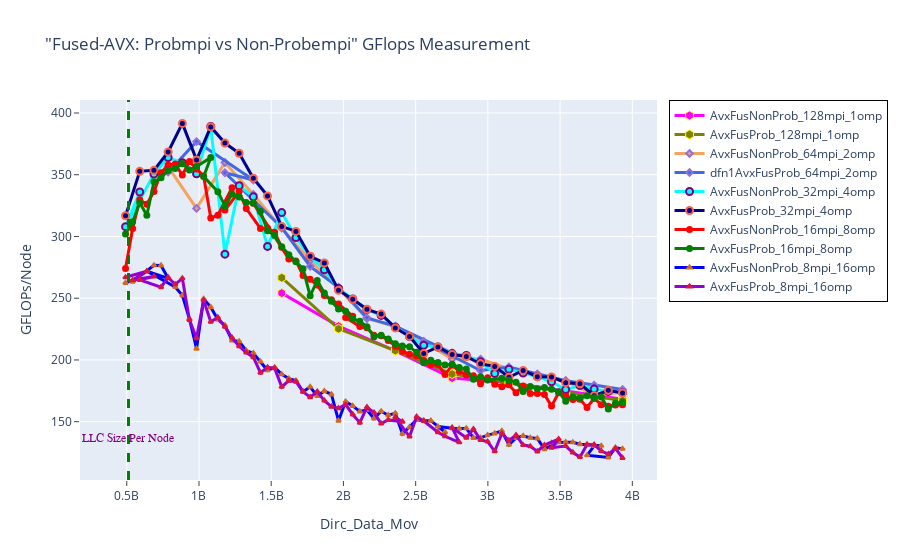

Source (notebook cell):
### Markdown cell above
## GFLOPS - AVX-Fused: Probmpi vs Non-Probempi

### Code cell
fig = go.Figure() 

# Case 1
fig.add_trace(go.Scatter(x=(dfn1AvxFusNonProb_128mpi_1omp.Dirc_Data_Mov*(dfn1AvxFusNonProb_128mpi_1omp.MPI_size)), 
                         y=(dfn1AvxFusNonProb_128mpi_1omp.GFLOPS*(dfn1AvxFusNonProb_128mpi_1omp.MPI_size)), 
                         mode='lines+markers', 
                         name='AvxFusNonProb_128mpi_1omp',
                         line=dict(color='magenta',width=3),
                         marker=dict(symbol='hexagon',size=9, line=dict(color='yellow',width=1))))

fig.add_trace(go.Scatter(x=(dfn1AvxFusProb_128mpi_1omp.Dirc_Data_Mov*(dfn1AvxFusProb_128mpi_1omp.MPI_size)), 
                         y=(dfn1AvxFusProb_128mpi_1omp.GFLOPS*(dfn1AvxFusProb_128mpi_1omp.MPI_size)), 
                         mode='lines+markers', 
                         name='AvxFusProb_128mpi_1omp',
                         line=dict(color='olive',width=3),
                         marker=dict(symbol='hexagon',size=9, line=dict(color='yellow',width=1))))


# Case 2
fig.add_trace(go.Scatter(x=(dfn1AvxFusNonProb_64mpi_2omp.Dirc_Data_Mov*(dfn1AvxFusNonProb_64mpi_2omp.MPI_size)), 
                         y=(dfn1AvxFusNonProb_64mpi_2omp.GFLOPS*(dfn1AvxFusNonProb_64mpi_2omp.MPI_size)), 
                         mode='lines+markers', 
                         name='AvxFusNonProb_64mpi_2omp',
                         line=dict(color='sandybrown',width=3),
                         marker=dict(symbol='diamond',size=5,line=dict(color='MediumPurple',width=2))))

fig.add_trace(go.Scatter(x=(dfn1AvxFusProb_64mpi_2omp.Dirc_Data_Mov*(dfn1AvxFusProb_64mpi_2omp.MPI_size)), 
                         y=(dfn1AvxFusProb_64mpi_2omp.GFLOPS*(dfn1AvxFusProb_64mpi_2omp.MPI_size)), 
                         mode='lines+markers', 
                         name='dfn1AvxFusProb_64mpi_2omp',
                         line=dict(color='royalblue',width=3),
                         marker=dict(symbol='diamond',size=5,line=dict(color='MediumPurple',width=2))))


# Case 3
fig.add_trace(go.Scatter(x=(dfn1AvxFusNonProb_32mpi_4omp.Dirc_Data_Mov*(dfn1AvxFusNonProb_32mpi_4omp.MPI_size)), 
                         y=(dfn1AvxFusNonProb_32mpi_4omp.GFLOPS*(dfn1AvxFusNonProb_32mpi_4omp.MPI_size)), 
                         mode='lines+markers', 
                         name='AvxFusNonProb_32mpi_4omp',
                         line=dict(color='cyan',width=3),
                         marker=dict(symbol='circle',size=7,line=dict(color='Purple',width=2))))


fig.add_trace(go.Scatter(x=(dfn1AvxFusProb_32mpi_4omp.Dirc_Data_Mov*(dfn1AvxFusProb_32mpi_4omp.MPI_size)), 
                         y=(dfn1AvxFusProb_32mpi_4omp.GFLOPS*(dfn1AvxFusProb_32mpi_4omp.MPI_size)), 
                         mode='lines+markers', 
                         name='AvxFusProb_32mpi_4omp',
                         line=dict(color='darkblue',width=3),
                         marker=dict(symbol='circle',size=7, line=dict(color='tomato',width=2))))



# Case 4

fig.add_trace(go.Scatter(x=(dfn1AvxFusNonProb_16mpi_8omp.Dirc_Data_Mov*(dfn1AvxFusNonProb_16mpi_8omp.MPI_size)), 
                         y=(dfn1AvxFusNonProb_16mpi_8omp.GFLOPS*(dfn1AvxFusNonProb_16mpi_8omp.MPI_size)), 
                         mode='lines+markers', 
                         name='AvxFusNonProb_16mpi_8omp',
                         line=dict(color='red',width=3),
                         marker=dict(symbol='circle',size=5,line=dict(color='red',width=2))))


fig.add_trace(go.Scatter(x=(dfn1AvxFusProb_16mpi_8omp.Dirc_Data_Mov*(dfn1AvxFusProb_16mpi_8omp.MPI_size)), 
                         y=(dfn1AvxFusProb_16mpi_8omp.GFLOPS*(dfn1AvxFusProb_16mpi_8omp.MPI_size)), 
                         mode='lines+markers', 
                         name='AvxFusProb_16mpi_8omp',
                         line=dict(color='green',width=3),
                         marker=dict(symbol='circle',size=5,line=dict(color='green',width=2))))


# Case 5

fig.add_trace(go.Scatter(x=(dfn1AvxFusNonProb_8mpi_16omp.Dirc_Data_Mov*(dfn1AvxFusNonProb_8mpi_16omp.MPI_size)), 
                         y=(dfn1AvxFusNonProb_8mpi_16omp.GFLOPS*(dfn1AvxFusNonProb_8mpi_16omp.MPI_size)), 
                         mode='lines+markers', 
                         name='AvxFusNonProb_8mpi_16omp',
                         line=dict(color='blue',width=3),
                         marker=dict(symbol='triangle-up',size=4,line=dict(color='chocolate',width=2))))


fig.add_trace(go.Scatter(x=(dfn1AvxFusProb_8mpi_16omp.Dirc_Data_Mov*(dfn1AvxFusProb_8mpi_16omp.MPI_size)), 
                         y=(dfn1AvxFusProb_8mpi_16omp.GFLOPS*(dfn1AvxFusProb_8mpi_16omp.MPI_size)), 
                         mode='lines+markers', 
                         name='AvxFusProb_8mpi_16omp',
                         line=dict(color='darkviolet',width=3),
                         marker=dict(symbol='triangle-up',size=4,line=dict(color='crimson',width=2))))




# Adding a vertical line
fig.add_vline(x=512e6, line_width=3, line_dash="dash", line_color="green")
# fig.add_hline(y=1024, line_width=3, line_dash="dash", line_color="red")

# Add annotation
fig.add_annotation(
    x='512e6'
    , y=130
    , text=f'LLC Size Per Node'
    , yanchor='bottom'
    , showarrow=False
    , arrowhead=1
    , arrowsize=1
    , arrowwidth=2
    , arrowcolor="#636363"
    , ax=-20
    , ay=-30
    , font=dict(size=12, color="purple", family="Sans Serif")
    , align="left"
    ,)

fig.update_layout(title='"Fused-AVX: Probmpi vs Non-Probempi" GFlops Measurement',
                  xaxis_title='Dirc_Data_Mov', yaxis_title='GFLOPs/Node', 
                  xaxis=dict(ticks="outside"),  
                  yaxis=dict(ticks="outside"),
                  legend=go.layout.Legend(bordercolor="black",borderwidth=1))

### Figure 1 — Plotly figure (JSON) as saved in the notebook; plotly's stock layout.template omitted (floating-point values rounded to 4 significant figures)
{"data": [{"line": {"color": "magenta", "width": 3}, "marker": {"line": {"color": "yellow", "width": 1}, "size": 9, "symbol": "hexagon"}, "mode": "lines+markers", "name": "AvxFusNonProb_128mpi_1omp", "type": "scatter", "x": [1572864000, 1966080000, 2359296000, 2752512000, 3145728000, 3538944000, 3932160000], "y": [254.1, 227.4, 207.4, 185.4, 181.6, 174.6, 168.3]}, {"line": {"color": "olive", "width": 3}, "marker": {"line": {"color": "yellow", "width": 1}, "size": 9, "symbol": "hexagon"}, "mode": "lines+markers", "name": "AvxFusProb_128mpi_1omp", "type": "scatter", "x": [1572864000, 1966080000, 2359296000, 2752512000, 3145728000, 3538944000, 3932160000], "y": [266.6, 225.3, 207.6, 188.6, 181.7, 173.5, 167.1]}, {"line": {"color": "sandybrown", "width": 3}, "marker": {"line": {"color": "MediumPurple", "width": 2}, "size": 5, "symbol": "diamond"}, "mode": "lines+markers", "name": "AvxFusNonProb_64mpi_2omp", "type": "scatter", "x": [786432000, 983040000, 1179648000, 1376256000, 1572864000, 1769472000, 1966080000, 2162688000, 2359296000, 2555904000, 2752512000, 2949120000, 3145728000, 3342336000, 3538944000, 3735552000, 3932160000], "y": [356.4, 322.7, 359.9, 334.1, 306.8, 280.6, 257.8, 233.6, 227.1, 214.9, 200.7, 200.7, 192.7, 188.6, 183.2, 171.5, 173.8]}, {"line": {"color": "royalblue", "width": 3}, "marker": {"line": {"color": "MediumPurple", "width": 2}, "size": 5, "symbol": "diamond"}, "mode": "lines+markers", "name": "dfn1AvxFusProb_64mpi_2omp", "type": "scatter", "x": [786432000, 983040000, 1376256000, 1179648000, 1572864000, 1769472000, 1966080000, 2162688000, 2359296000, 2752512000, 2555904000, 2949120000, 3145728000, 3342336000, 3538944000, 3735552000, 3932160000], "y": [352.1, 376.8, 345.7, 351.6, 307.3, 275.8, 258.9, 234.1, 227.4, 205.6, 214.9, 191.4, 194.3, 188.5, 183.2, 179.7, 176.1]}, {"line": {"color": "cyan", "width": 3}, "marker": {"line": {"color": "Purple", "width": 2}, "size": 7, "symbol": "circle"}, "mode": "lines+markers", "name": "AvxFusNonProb_32mpi_4omp", "type": "scatter", "x": [589824000, 491520000, 688128000, 786432000, 884736000, 983040000, 1081344000, 1179648000, 1277952000, 1376256000, 1474560000, 1572864000, 1671168000, 1769472000, 1867776000, 1966080000, 2064384000, 2162688000, 2260992000, 2359296000, 2457600000, 2555904000, 2654208000, 2752512000, 2850816000, 2949120000, 3047424000, 3145728000, 3244032000, 3342336000, 3440640000, 3538944000, 3637248000, 3735552000, 3833856000, 3932160000], "y": [336.0, 308.0, 350.6, 364.0, 359.7, 350.8, 389.1, 285.7, 341.1, 332.1, 291.9, 319.3, 299.1, 283.8, 273.0, 257.9, 249.3, 240.8, 236.1, 226.5, 219.0, 211.9, 210.5, 205.2, 203.7, 198.5, 189.0, 192.4, 189.3, 186.5, 182.3, 176.0, 179.3, 176.4, 174.5, 173.5]}, {"line": {"color": "darkblue", "width": 3}, "marker": {"line": {"color": "tomato", "width": 2}, "size": 7, "symbol": "circle"}, "mode": "lines+markers", "name": "AvxFusProb_32mpi_4omp", "type": "scatter", "x": [491520000, 589824000, 688128000, 786432000, 884736000, 983040000, 1081344000, 1179648000, 1277952000, 1376256000, 1474560000, 1572864000, 1671168000, 1769472000, 1867776000, 1966080000, 2064384000, 2162688000, 2260992000, 2359296000, 2457600000, 2555904000, 2654208000, 2752512000, 2850816000, 2949120000, 3047424000, 3145728000, 3244032000, 3342336000, 3440640000, 3538944000, 3637248000, 3735552000, 3833856000, 3932160000], "y": [316.8, 352.8, 353.6, 368.4, 391.6, 362.0, 388.7, 375.6, 367.4, 347.1, 332.8, 308.2, 304.1, 284.0, 278.5, 256.4, 249.2, 241.0, 237.2, 225.9, 219.1, 205.2, 210.6, 204.5, 202.8, 196.9, 194.8, 186.0, 191.6, 186.4, 186.2, 181.6, 180.7, 171.1, 175.4, 173.3]}, {"line": {"color": "red", "width": 3}, "marker": {"line": {"color": "red", "width": 2}, "size": 5, "symbol": "circle"}, "mode": "lines+markers", "name": "AvxFusNonProb_16mpi_8omp", "type": "scatter", "x": [491520000, 540672000, 589824000, 638976000, 688128000, 737280000, 786432000, 835584000, 884736000, 933888000, 983040000, 1032192000, 1081344000, 1130496000, 1228800000, 1179648000, 1277952000, 1327104000, 1425408000, 1474560000, 1523712000, 1572864000, 1376256000, 1622016000, 1671168000, 1720320000, 1769472000, 1818624000, 1867776000, 1916928000, 1966080000, 2064384000, 2015232000, 2113536000, 2162688000, 2211840000, 2260992000, 2310144000, 2359296000, 2408448000, 2457600000, 2506752000, 2555904000, 2605056000, 2654208000, 2703360000, 2752512000, 2801664000, 2850816000, 2899968000, 2949120000, 2998272000, 3047424000, 3096576000, 3145728000, 3194880000, 3244032000, 3293184000, 3342336000, 3391488000, 3440640000, 3489792000, 3538944000, 3588096000, 3637248000, 3686400000, 3735552000, 3784704000, 3833856000, 3883008000, 3932160000], "y": [274.0, 306.5, 329.7, 326.2, 336.4, 351.5, 357.9, 358.6, 349.7, 360.7, 354.7, 349.0, 314.9, 317.2, 339.5, 321.4, 336.4, 322.6, 306.5, 306.6, 303.4, 291.2, 326.9, 281.7, 280.2, 268.4, 265.3, 260.6, 252.2, 248.8, 245.3, 235.4, 234.4, 227.1, 226.1, 219.9, 219.6, 215.7, 211.2, 207.1, 204.5, 203.4, 199.5, 196.2, 196.3, 188.2, 195.8, 190.9, 187.8, 187.2, 180.7, 185.7, 180.4, 178.3, 179.9, 173.5, 179.0, 172.8, 172.9, 172.1, 162.6, 173.4, 170.7, 168.1, 168.1, 161.5, 168.8, 163.8, 162.5, 163.5, 163.7]}, {"line": {"color": "green", "width": 3}, "marker": {"line": {"color": "green", "width": 2}, "size": 5, "symbol": "circle"}, "mode": "lines+markers", "name": "AvxFusProb_16mpi_8omp", "type": "scatter", "x": [491520000, 540672000, 589824000, 638976000, 688128000, 737280000, 786432000, 835584000, 884736000, 933888000, 983040000, 1081344000, 1032192000, 1130496000, 1179648000, 1228800000, 1277952000, 1327104000, 1376256000, 1425408000, 1474560000, 1523712000, 1572864000, 1622016000, 1671168000, 1720320000, 1769472000, 1818624000, 1867776000, 1916928000, 1966080000, 2015232000, 2064384000, 2113536000, 2162688000, 2211840000, 2260992000, 2310144000, 2359296000, 2408448000, 2457600000, 2506752000, 2555904000, 2605056000, 2654208000, 2703360000, 2752512000, 2801664000, 2850816000, 2899968000, 2949120000, 2998272000, 3096576000, 3145728000, 3194880000, 3244032000, 3293184000, 3342336000, 3391488000, 3440640000, 3489792000, 3538944000, 3588096000, 3637248000, 3686400000, 3735552000, 3784704000, 3833856000, 3883008000, 3932160000], "y": [301.9, 312.0, 327.3, 317.2, 344.4, 347.5, 353.5, 355.0, 359.1, 353.8, 356.7, 363.9, 348.5, 336.3, 324.8, 334.5, 332, 327.6, 327.1, 320.2, 304.7, 300.8, 291.6, 285.2, 279.6, 273.8, 251.9, 264.3, 254.2, 247.5, 241.2, 239.5, 233.2, 231.4, 226.9, 218.8, 219.9, 217.0, 213.1, 211.3, 210.6, 206.2, 197.8, 199.7, 198.0, 195.9, 196.5, 193.8, 192.7, 184.4, 186.5, 183.7, 185.3, 183.6, 182.0, 174.5, 178.4, 176.6, 177.8, 176.2, 174.3, 166.5, 170.0, 169.1, 171.0, 169.5, 170.1, 160.3, 165.0, 165.9]}, {"line": {"color": "blue", "width": 3}, "marker": {"line": {"color": "chocolate", "width": 2}, "size": 4, "symbol": "triangle-up"}, "mode": "lines+markers", "name": "AvxFusNonProb_8mpi_16omp", "type": "scatter", "x": [491520000, 589824000, 540672000, 688128000, 737280000, 786432000, 638976000, 835584000, 884736000, 933888000, 983040000, 1032192000, 1081344000, 1130496000, 1179648000, 1228800000, 1277952000, 1327104000, 1376256000, 1425408000, 1474560000, 1523712000, 1572864000, 1622016000, 1671168000, 1720320000, 1769472000, 1818624000, 1867776000, 1916928000, 1966080000, 2015232000, 2064384000, 2113536000, 2162688000, 2211840000, 2260992000, 2310144000, 2359296000, 2408448000, 2457600000, 2506752000, 2555904000, 2605056000, 2703360000, 2654208000, 2752512000, 2801664000, 2850816000, 2899968000, 2949120000, 2998272000, 3047424000, 3096576000, 3145728000, 3194880000, 3244032000, 3293184000, 3342336000, 3391488000, 3489792000, 3440640000, 3538944000, 3588096000, 3637248000, 3784704000, 3735552000, 3686400000, 3833856000, 3883008000, 3932160000], "y": [262.3, 266.9, 263.3, 276.6, 276.5, 266.1, 271.8, 259.1, 252.3, 233.2, 209.1, 249.4, 242.8, 232.8, 228.1, 215.8, 215.0, 207.5, 205.5, 198.7, 191.6, 194.0, 188.4, 184.9, 183.3, 174.2, 178.2, 170.8, 174.8, 172.1, 150.8, 166.3, 162.8, 158.3, 159.5, 152.7, 158.4, 155.3, 156.8, 140.2, 145.6, 151.6, 150.8, 150.9, 141.5, 146.1, 144.7, 144.3, 144.7, 136.9, 136.9, 139.1, 140.5, 142.5, 131.3, 136.9, 138.4, 137.0, 136.4, 127.8, 133.4, 132.9, 133.4, 133.3, 131.7, 130.5, 130.4, 122.7, 121.0, 128.9, 128.0]}, {"line": {"color": "darkviolet", "width": 3}, "marker": {"line": {"color": "crimson", "width": 2}, "size": 4, "symbol": "triangle-up"}, "mode": "lines+markers", "name": "AvxFusProb_8mpi_16omp", "type": "scatter", "x": [491520000, 638976000, 540672000, 688128000, 589824000, 737280000, 786432000, 835584000, 884736000, 933888000, 983040000, 1032192000, 1081344000, 1130496000, 1179648000, 1228800000, 1277952000, 1327104000, 1376256000, 1425408000, 1474560000, 1523712000, 1572864000, 1622016000, 1671168000, 1720320000, 1769472000, 1818624000, 1867776000, 1916928000, 1966080000, 2015232000, 2064384000, 2113536000, 2162688000, 2211840000, 2260992000, 2310144000, 2408448000, 2359296000, 2457600000, 2506752000, 2555904000, 2654208000, 2703360000, 2801664000, 2752512000, 2850816000, 2899968000, 2949120000, 2998272000, 3047424000, 3096576000, 3145728000, 3194880000, 3244032000, 3293184000, 3342336000, 3391488000, 3489792000, 3440640000, 3538944000, 3588096000, 3637248000, 3686400000, 3735552000, 3784704000, 3833856000, 3883008000, 3932160000], "y": [266.9, 271.8, 264.7, 267.6, 264.8, 258.9, 266.8, 261.3, 266.1, 232.4, 217.7, 248.4, 230.9, 234.5, 226.9, 218.0, 211.1, 206.0, 202.3, 189.7, 194.0, 193.3, 178.2, 183.2, 182.4, 174.3, 169.9, 174.3, 167.1, 162.2, 160.9, 163.9, 155.9, 149.3, 161.7, 157.4, 148.4, 151.5, 150.0, 153.6, 137.9, 154.0, 150.6, 141.5, 138.2, 133.3, 145.1, 137.1, 144.0, 135.2, 133.9, 126.0, 140.4, 134.8, 139.1, 131.1, 130.1, 126.0, 131.1, 136.0, 128.9, 130.3, 125.1, 121.3, 131.6, 131.4, 126.3, 123.8, 128.3, 120.6]}], "layout": {"annotations": [{"align": "left", "arrowcolor": "#636363", "arrowhead": 1, "arrowsize": 1, "arrowwidth": 2, "ax": -20, "ay": -30, "font": {"color": "purple", "family": "Sans Serif", "size": 12}, "showarrow": false, "text": "LLC Size Per Node", "x": "512e6", "y": 130, "yanchor": "bottom"}], "legend": {"bordercolor": "black", "borderwidth": 1}, "shapes": [{"line": {"color": "green", "dash": "dash", "width": 3}, "type": "line", "x0": 512000000, "x1": 512000000, "xref": "x", "y0": 0, "y1": 1, "yref": "y domain"}], "title": {"text": "\"Fused-AVX: Probmpi vs Non-Probempi\" GFlops Measurement"}, "xaxis": {"ticks": "outside", "title": {"text": "Dirc_Data_Mov"}}, "yaxis": {"ticks": "outside", "title": {"text": "GFLOPs/Node"}}}}
